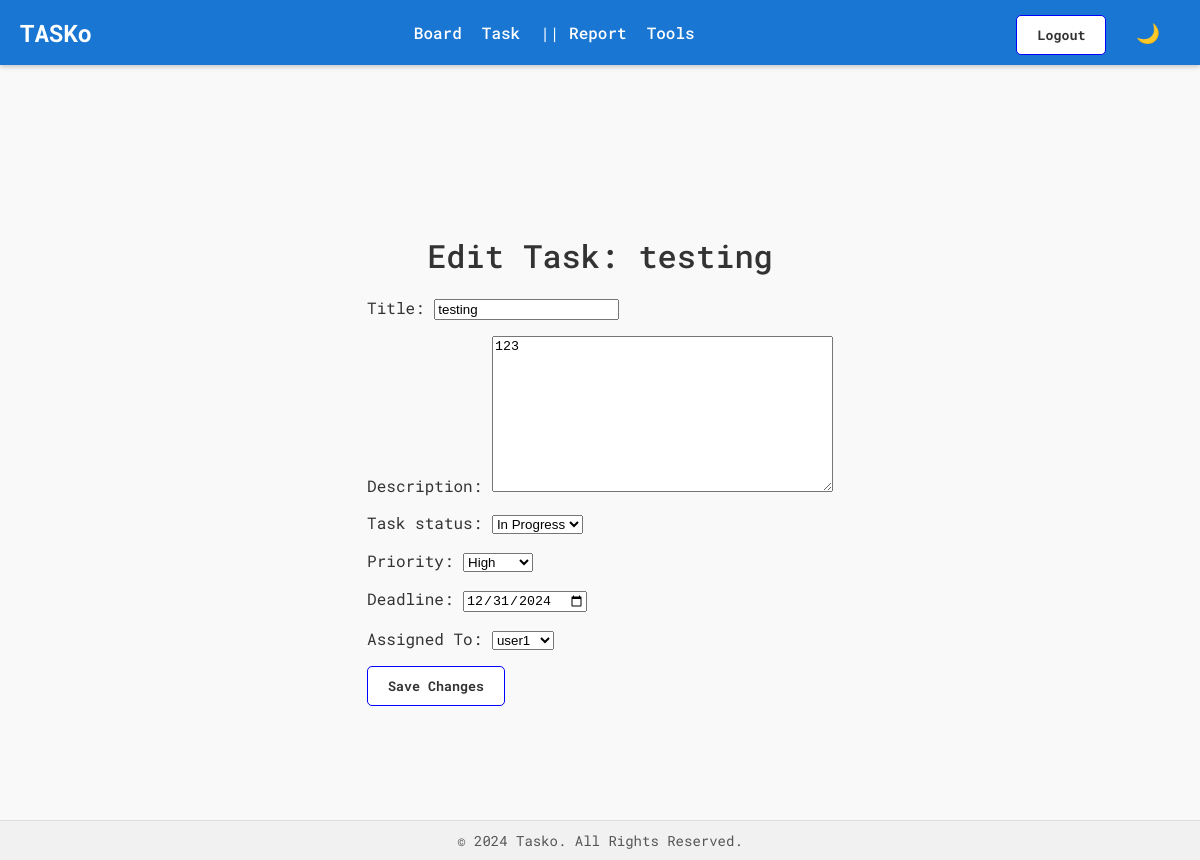
Page /tasks/edit/2/ (signed in) on the committed database.
### task/models.py (models this page shows)
class Task(models.Model):
  STATUS_CHOICES = [
    ("To-Do", "To-Do"),
    ("In Progress", "In Progress"),
    ("Done", "Done"),
  ]
  PRIORITY_CHOICES = [
    ("Low", "Low"),
    ("Medium", "Medium"),
    ("High", "High"),
  ]
  task_title = models.CharField(max_length=255, verbose_name="Title")
  task_description = models.TextField(blank=True, null=True, verbose_name="Description")
  task_status = models.CharField(max_length=20, choices=STATUS_CHOICES, default="To-Do")
  task_priority = models.CharField(max_length=20, choices=PRIORITY_CHOICES, default="Medium", verbose_name="Priority")
  task_assigned_to = models.ForeignKey(User, on_delete=models.SET_NULL, blank=True, null=True, related_name="assigned_tasks", verbose_name="Assigned To")
  task_created_at = models.DateTimeField(auto_now_add=True)
  task_updated_at = models.DateTimeField(auto_now=True, verbose_name="Last Updated")
  task_deadline = models.DateField(blank=True, null=True, verbose_name="Deadline")
  task_closed_at = models.DateTimeField(null=True, blank=True) # Track close date
  task_column = models.ForeignKey('board.Column', on_delete=models.CASCADE, null=True, blank=True, related_name="tasks")

### task/views.py (the view)
# urls.py: path('edit/<int:task_id>/', views.task_edit, name='task_edit'),
@login_required
def task_edit(request, task_id):
    task = get_object_or_404(Task, id=task_id)
    referrer = request.META.get('HTTP_REFERER', '/')
    if request.method == 'POST':
        form = TaskForm(request.POST, instance=task)
        referrer = request.POST.get('referrer', '/')
        if form.is_valid():
            form.save()
            return redirect(referrer)
    else:
        form = TaskForm(instance=task)
        referrer = request.META.get('HTTP_REFERER', '/')
    return render(request, 'task/task_edit.html', {'form': form, 'task': task, 'referrer': referrer})

### task/forms.py (shortened to what this page needs)
class TaskForm(forms.ModelForm):
  class Meta:
    model = Task
    fields = ['task_title', 'task_description', 'task_status', 'task_priority', 'task_deadline', 'task_assigned_to']
    widgets = {
      'task_assigned_to': forms.Select(attrs={'class': 'form-control'}),
      'task_deadline': forms.DateInput(attrs={'type': 'date', 'class': 'form-control'}),
    }

### task/templates/task/task_edit.html (shortened to what this page needs)
{% extends "base.html" %}
{% block content %}
<div class="center-container">
  <div class="center-content">
      <h1>Edit Task: {{ task.task_title }}</h1>
      <form method="POST">
          {{ form.as_p }}
          <button type="submit">Save Changes</button>
      </form>
  </div>
</div>
{% endblock %}

### static/css/styles.css (style rules this page uses)
body { font-family: 'Roboto Mono', monospace; background-color: var(--bg-color); color: var(--text-color); margin: 0; padding: 0; padding-top: 60px; }
h1, h2, h3, h4, h5, h6 { font-family: 'Roboto Mono', monospace; font-weight: 500; text-align: center; margin: 20px 0; }
:root { --bg-color: #f9f9f9; --text-color: #333; --card-bg: #fff; --border-color: blue; --nav-bg: #1976d2; --nav-text: white; --dropdown-bg: white; --dropdown-text: black; --modal-bg: #f7f6f6; --modal-text-color: #323030; --modal-border-color: #2424f0; --modal-bg-dark: #1e1e1e; --modal-text-color-dark: #e0e0e0; --modal-border-color-dark: #444444; }
button { font-family: 'Roboto Mono', monospace; background-color: var(--card-bg); color: var(--text-color); border: 1px solid var(--border-color); border-radius: 5px; padding: 10px 20px; cursor: pointer; font-weight: bold; transition: background-color 0.3s ease, transform 0.2s ease; }
.center-container { display: flex; justify-content: center; align-items: center; min-height: 100vh; margin: 0; background-color: var(--bg-color); padding: 20px; box-sizing: border-box; }

### rows in the picture
Task: task_title "testing", task_description "123", task_status "In Progress", task_priority "High", task_deadline "12/31/2024", task_assigned_to "user1"
